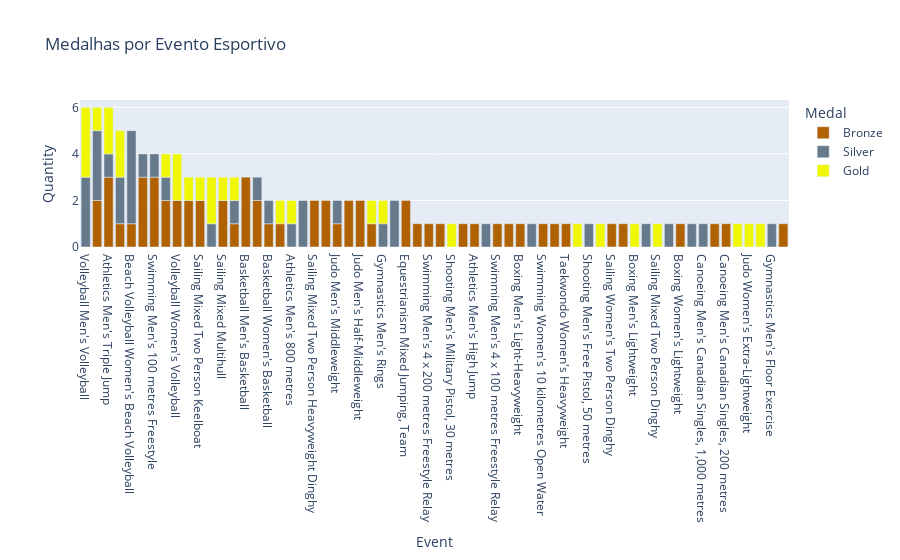

Notebook cell for this chart:
### Code cell
'''
Finalmente, usando o Plotly, passamos o dataframe, com o nome dos eventos no eixo x, a quantidade de medalhas ganhas no eixo
y e o 'hue' por tipo de medalha. Passamos também a lista de eventos com quantidade de medalhas decrescente como 
parâmetro de ordenação do eixo x.
'''
fig3 = px.bar(df_atletas_brasil_medalhas_evento_tipos, x='Event', y='Quantity', color="Medal", 
                title="Medalhas por Evento Esportivo", category_orders={ 'Event': lista_eventos},
                color_discrete_sequence=['#b06202', '#667a8c', '#eff702'])
fig3.show()

### Figure 1 — Plotly figure (JSON) as saved in the notebook; plotly's stock layout.template omitted (floating-point values rounded to 4 significant figures)
{"data": [{"alignmentgroup": "True", "hovertemplate": "Medal=Bronze<br>Event=%{x}<br>Quantity=%{y}<extra></extra>", "legendgroup": "Bronze", "marker": {"color": "#b06202", "pattern": {"shape": ""}}, "name": "Bronze", "offsetgroup": "Bronze", "orientation": "v", "showlegend": true, "textposition": "auto", "type": "bar", "x": ["Athletics Men's 200 metres", "Athletics Men's 4 x 100 metres Relay", "Athletics Men's High Jump", "Athletics Men's Marathon", "Athletics Men's Triple Jump", "Basketball Men's Basketball", "Basketball Women's Basketball", "Beach Volleyball Men's Beach Volleyball", "Beach Volleyball Women's Beach Volleyball", "Boxing Men's Flyweight", "Boxing Men's Light-Heavyweight", "Boxing Women's Lightweight", "Canoeing Men's Canadian Singles, 200 metres", "Equestrianism Mixed Jumping, Team", "Football Men's Football", "Judo Men's Extra-Lightweight", "Judo Men's Half-Heavyweight", "Judo Men's Half-Lightweight", "Judo Men's Half-Middleweight", "Judo Men's Heavyweight", "Judo Men's Lightweight", "Judo Men's Middleweight", "Judo Women's Half-Heavyweight", "Judo Women's Lightweight", "Modern Pentathlon Women's Individual", "Sailing Men's Two Person Keelboat", "Sailing Mixed Multihull", "Sailing Mixed Two Person Heavyweight Dinghy", "Sailing Mixed Two Person Keelboat", "Sailing Women's Two Person Dinghy", "Shooting Men's Free Pistol, 50 metres, Team", "Swimming Men's 1,500 metres Freestyle", "Swimming Men's 100 metres Freestyle", "Swimming Men's 4 x 100 metres Freestyle Relay", "Swimming Men's 4 x 200 metres Freestyle Relay", "Swimming Men's 50 metres Freestyle", "Swimming Women's 10 kilometres Open Water", "Taekwondo Men's Heavyweight", "Taekwondo Women's Heavyweight", "Volleyball Women's Volleyball"], "xaxis": "x", "y": [1, 2, 1, 1, 3, 3, 1, 1, 1, 1, 1, 1, 1, 2, 2, 1, 2, 1, 2, 2, 3, 1, 2, 1, 1, 1, 2, 2, 2, 1, 1, 1, 3, 1, 1, 2, 1, 1, 1, 2], "yaxis": "y"}, {"alignmentgroup": "True", "hovertemplate": "Medal=Silver<br>Event=%{x}<br>Quantity=%{y}<extra></extra>", "legendgroup": "Silver", "marker": {"color": "#667a8c", "pattern": {"shape": ""}}, "name": "Silver", "offsetgroup": "Silver", "orientation": "v", "showlegend": true, "textposition": "auto", "type": "bar", "x": ["Athletics Men's 4 x 100 metres Relay", "Athletics Men's 800 metres", "Athletics Men's Triple Jump", "Basketball Women's Basketball", "Beach Volleyball Men's Beach Volleyball", "Beach Volleyball Women's Beach Volleyball", "Boxing Men's Middleweight", "Canoeing Men's Canadian Doubles, 1,000 metres", "Canoeing Men's Canadian Singles, 1,000 metres", "Football Men's Football", "Football Women's Football", "Gymnastics Men's Floor Exercise", "Gymnastics Men's Rings", "Judo Men's Half-Heavyweight", "Judo Men's Lightweight", "Judo Men's Middleweight", "Sailing Men's Two Person Keelboat", "Sailing Mixed One Person Dinghy", "Sailing Mixed Three Person Keelboat", "Shooting Men's Air Pistol, 10 metres", "Shooting Men's Free Pistol, 50 metres", "Swimming Men's 100 metres Freestyle", "Swimming Men's 200 metres Freestyle", "Swimming Men's 400 metres Individual Medley", "Volleyball Men's Volleyball"], "xaxis": "x", "y": [1, 1, 1, 1, 2, 4, 1, 1, 1, 3, 2, 1, 1, 1, 1, 1, 1, 1, 1, 1, 1, 1, 1, 2, 3], "yaxis": "y"}, {"alignmentgroup": "True", "hovertemplate": "Medal=Gold<br>Event=%{x}<br>Quantity=%{y}<extra></extra>", "legendgroup": "Gold", "marker": {"color": "#eff702", "pattern": {"shape": ""}}, "name": "Gold", "offsetgroup": "Gold", "orientation": "v", "showlegend": true, "textposition": "auto", "type": "bar", "x": ["Athletics Men's 800 metres", "Athletics Men's Pole Vault", "Athletics Men's Triple Jump", "Athletics Women's Long Jump", "Beach Volleyball Men's Beach Volleyball", "Boxing Men's Lightweight", "Equestrianism Mixed Jumping, Individual", "Football Men's Football", "Gymnastics Men's Rings", "Judo Men's Half-Heavyweight", "Judo Men's Half-Lightweight", "Judo Women's Extra-Lightweight", "Judo Women's Lightweight", "Sailing Men's Two Person Keelboat", "Sailing Mixed Multihull", "Sailing Mixed One Person Dinghy", "Sailing Mixed Two Person Dinghy", "Sailing Mixed Two Person Keelboat", "Sailing Women's Skiff", "Shooting Men's Military Pistol, 30 metres", "Swimming Men's 50 metres Freestyle", "Volleyball Men's Volleyball", "Volleyball Women's Volleyball"], "xaxis": "x", "y": [1, 1, 2, 1, 2, 1, 1, 1, 1, 1, 1, 1, 1, 1, 1, 2, 1, 1, 1, 1, 1, 3, 2], "yaxis": "y"}], "layout": {"barmode": "relative", "legend": {"title": {"text": "Medal"}, "tracegroupgap": 0}, "title": {"text": "Medalhas por Evento Esportivo"}, "xaxis": {"anchor": "y", "categoryarray": ["Volleyball Men's Volleyball", "Football Men's Football", "Athletics Men's Triple Jump", "Beach Volleyball Men's Beach Volleyball", "Beach Volleyball Women's Beach Volleyball", "Judo Men's Lightweight", "Swimming Men's 100 metres Freestyle", "Judo Men's Half-Heavyweight", "Volleyball Women's Volleyball", "Swimming Men's 50 metres Freestyle", "Sailing Mixed Two Person Keelboat", "Sailing Mixed One Person Dinghy", "Sailing Mixed Multihull", "Sailing Men's Two Person Keelboat", "Basketball Men's Basketball", "Athletics Men's 4 x 100 metres Relay", "Basketball Women's Basketball", "Judo Men's Half-Lightweight", "Athletics Men's 800 metres", "Swimming Men's 400 metres Individual Medley", "Sailing Mixed Two Person Heavyweight Dinghy", "Judo Women's Half-Heavyweight", "Judo Men's Middleweight", "Judo Men's Heavyweight", "Judo Men's Half-Middleweight", "Judo Women's Lightweight", "Gymnastics Men's Rings", "Football Women's Football", "Equestrianism Mixed Jumping, Team", "Judo Men's Extra-Lightweight", "Swimming Men's 4 x 200 metres Freestyle Relay", "Shooting Men's Free Pistol, 50 metres, Team", "Shooting Men's Military Pistol, 30 metres", "Swimming Men's 1,500 metres Freestyle", "Athletics Men's High Jump", "Swimming Men's 200 metres Freestyle", "Swimming Men's 4 x 100 metres Freestyle Relay", "Boxing Men's Flyweight", "Boxing Men's Light-Heavyweight", "Shooting Men's Air Pistol, 10 metres", "Swimming Women's 10 kilometres Open Water", "Taekwondo Men's Heavyweight", "Taekwondo Women's Heavyweight", "Athletics Women's Long Jump", "Shooting Men's Free Pistol, 50 metres", "Sailing Women's Skiff", "Sailing Women's Two Person Dinghy", "Athletics Men's Marathon", "Boxing Men's Lightweight", "Boxing Men's Middleweight", "Sailing Mixed Two Person Dinghy", "Sailing Mixed Three Person Keelboat", "Boxing Women's Lightweight", "Canoeing Men's Canadian Doubles, 1,000 metres", "Canoeing Men's Canadian Singles, 1,000 metres", "Modern Pentathlon Women's Individual", "Canoeing Men's Canadian Singles, 200 metres", "Equestrianism Mixed Jumping, Individual", "Judo Women's Extra-Lightweight", "Athletics Men's Pole Vault", "Gymnastics Men's Floor Exercise", "Athletics Men's 200 metres"], "categoryorder": "array", "domain": [0, 1], "title": {"text": "Event"}}, "yaxis": {"anchor": "x", "domain": [0, 1], "title": {"text": "Quantity"}}}}
